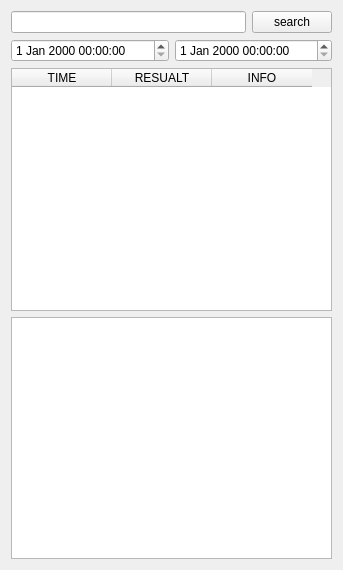
<?xml version="1.0" encoding="UTF-8"?>
<ui version="4.0">
 <class>staticsdgt</class>
 <widget class="QWidget" name="staticsdgt">
  <property name="geometry">
   <rect>
    <x>0</x>
    <y>0</y>
    <width>343</width>
    <height>570</height>
   </rect>
  </property>
  <property name="windowTitle">
   <string>Form</string>
  </property>
  <layout class="QVBoxLayout" name="verticalLayout">
   <item>
    <layout class="QHBoxLayout" name="horizontalLayout">
     <item>
      <widget class="QLineEdit" name="lineEdit"/>
     </item>
     <item>
      <widget class="QPushButton" name="pushButton">
       <property name="text">
        <string>search</string>
       </property>
      </widget>
     </item>
    </layout>
   </item>
   <item>
    <layout class="QHBoxLayout" name="horizontalLayout_2">
     <item>
      <widget class="QDateTimeEdit" name="dateTimeEdit"/>
     </item>
     <item>
      <widget class="QDateTimeEdit" name="dateTimeEdit_2"/>
     </item>
    </layout>
   </item>
   <item>
    <widget class="QTableWidget" name="tableWidget">
     <column>
      <property name="text">
       <string>TIME</string>
      </property>
     </column>
     <column>
      <property name="text">
       <string>RESUALT</string>
      </property>
     </column>
     <column>
      <property name="text">
       <string>INFO</string>
      </property>
     </column>
    </widget>
   </item>
   <item>
    <widget class="QGraphicsView" name="graphicsView_2"/>
   </item>
  </layout>
 </widget>
 <resources/>
 <connections/>
</ui>
